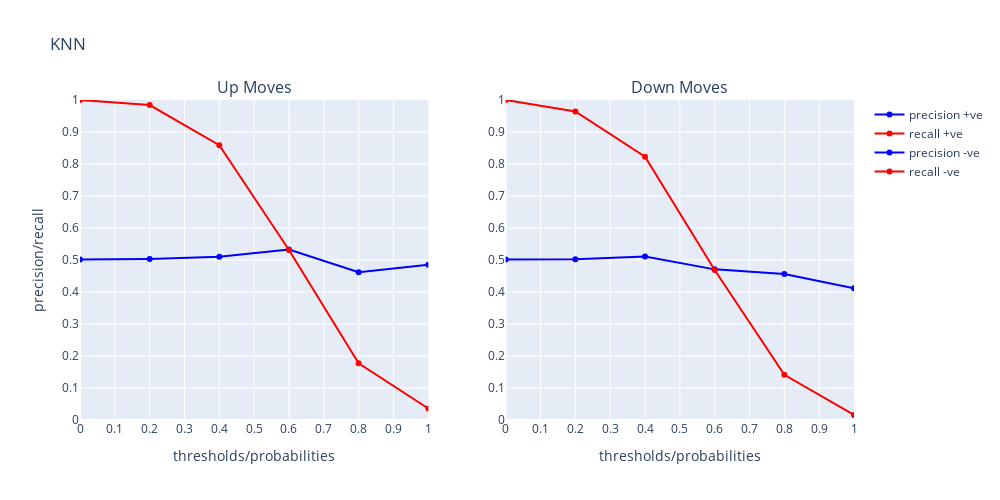

Notebook source saved alongside this figure:
### Code cell
from scipy.interpolate import interp1d

def plot_precision_recall_vs_proba(precisions_up, recalls_up, thresholds_up, precisions_down, recalls_down, thresholds_down, ranges=[0, 1], title=None):
    
    fig = make_subplots(rows=1, cols=2, column_titles=["Up Moves", "Down Moves"])
    
    trace1a = go.Scatter(x=thresholds_up, y=precisions_up, name="precision +ve", marker=dict(color="blue"))
    trace1b = go.Scatter(x=thresholds_up, y=recalls_up, name="recall +ve", marker=dict(color="red"))
    
    trace2a = go.Scatter(x=thresholds_down, y=precisions_down, name="precision -ve", marker=dict(color="blue"))
    trace2b = go.Scatter(x=thresholds_down, y=recalls_down, name="recall -ve", marker=dict(color="red"))
    
    fig.add_trace(trace1a, row=1, col=1)
    fig.add_trace(trace1b, row=1, col=1)
    
    fig.add_trace(trace2a, row=1, col=2)
    fig.add_trace(trace2b, row=1, col=2)
    
    fig.update_layout(height=500, width=1000,
                      title=title, showlegend=True
                     )
    
    tick_kwargs = {
        'tickmode':'linear', 
        'tick0':0,
        'dtick':0.1
    }
    fig.update_xaxes(title_text="probabilities", range=ranges, row=1, col=1, **tick_kwargs)
    fig.update_xaxes(title_text="probabilities", range=ranges, row=1, col=2, **tick_kwargs)
    
    
    fig.update_yaxes(title_text="precision/recall", range=ranges, row=1, col=1, **tick_kwargs)
    fig.update_yaxes(range=ranges, row=1, col=2, **tick_kwargs)
    fig.show()
    
plot_precision_recall_vs_proba(precisions_up, recalls_up, thresholds_up, precisions_down, recalls_down, thresholds_down, ranges=[0, 1], title="KNN")

### Figure 1 — Plotly figure (JSON) as saved in the notebook; plotly's stock layout.template omitted (floating-point values rounded to 4 significant figures)
{"data": [{"marker": {"color": "blue"}, "name": "precision +ve", "type": "scatter", "x": [0, 0.2, 0.4, 0.6, 0.8, 1], "xaxis": "x", "y": [0.5017, 0.5034, 0.51, 0.5326, 0.462, 0.4848, 1], "yaxis": "y"}, {"marker": {"color": "red"}, "name": "recall +ve", "type": "scatter", "x": [0, 0.2, 0.4, 0.6, 0.8, 1], "xaxis": "x", "y": [1, 0.9843, 0.8587, 0.5314, 0.1771, 0.03587, 0], "yaxis": "y"}, {"marker": {"color": "blue"}, "name": "precision -ve", "type": "scatter", "x": [0, 0.2, 0.4, 0.6, 0.8, 1], "xaxis": "x2", "y": [0.5017, 0.5023, 0.5111, 0.4707, 0.4565, 0.4118, 1], "yaxis": "y2"}, {"marker": {"color": "red"}, "name": "recall -ve", "type": "scatter", "x": [0, 0.2, 0.4, 0.6, 0.8, 1], "xaxis": "x2", "y": [1, 0.9641, 0.8229, 0.4686, 0.1413, 0.0157, 0], "yaxis": "y2"}], "layout": {"annotations": [{"font": {"size": 16}, "showarrow": false, "text": "Up Moves", "x": 0.225, "xanchor": "center", "xref": "paper", "y": 1, "yanchor": "bottom", "yref": "paper"}, {"font": {"size": 16}, "showarrow": false, "text": "Down Moves", "x": 0.775, "xanchor": "center", "xref": "paper", "y": 1, "yanchor": "bottom", "yref": "paper"}], "height": 500, "showlegend": true, "title": {"text": "KNN"}, "width": 1000, "xaxis": {"anchor": "y", "domain": [0, 0.45], "dtick": 0.1, "range": [0, 1], "tick0": 0, "tickmode": "linear", "title": {"text": "thresholds/probabilities"}, "type": "linear"}, "xaxis2": {"anchor": "y2", "domain": [0.55, 1], "dtick": 0.1, "range": [0, 1], "tick0": 0, "tickmode": "linear", "title": {"text": "thresholds/probabilities"}, "type": "linear"}, "yaxis": {"anchor": "x", "domain": [0, 1], "dtick": 0.1, "range": [0, 1], "tick0": 0, "tickmode": "linear", "title": {"text": "precision/recall"}, "type": "linear"}, "yaxis2": {"anchor": "x2", "domain": [0, 1], "dtick": 0.1, "range": [0, 1], "tick0": 0, "tickmode": "linear", "type": "linear"}}}
